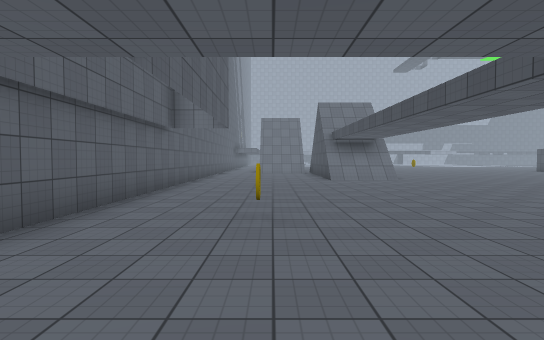
[1] (above)

22 first-person views from a walk through a Unity game level. The camera is 1.5 m above the floor, tilts 2° down and sees 80° across. The floor is counted in squares, 2 m on a side. Each view is taken from the middle of a square. On the plan, view 1 faces up. The plan holds only what a view shows up to about 11 squares ahead; the rest is blank. The place goes on beyond the plan. The player character is not drawn. Some animated figures are left out. Some surface patterns are stand-ins.

[2]
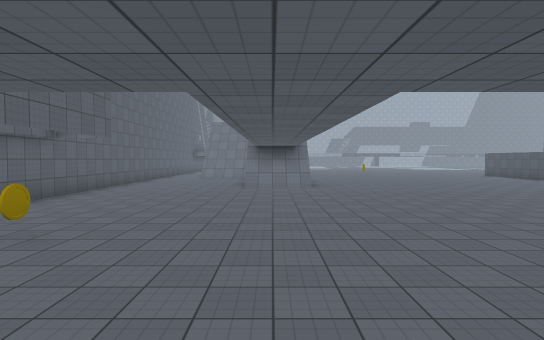

[3]
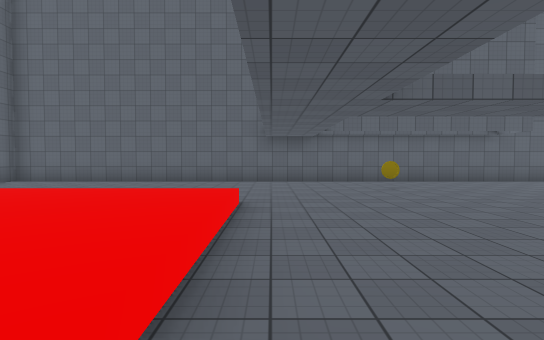

[4]
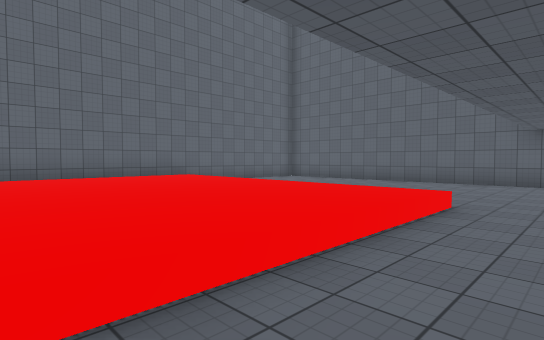

[5]
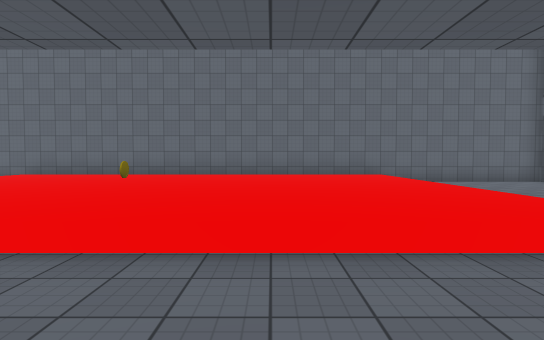

[6]
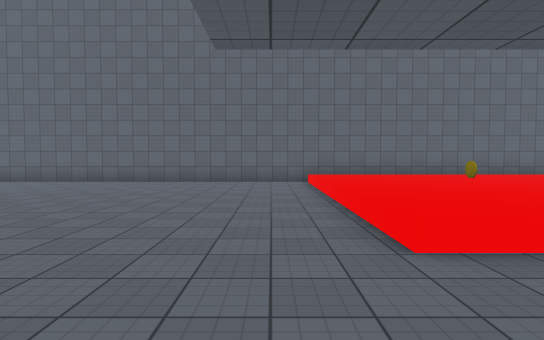

[7]
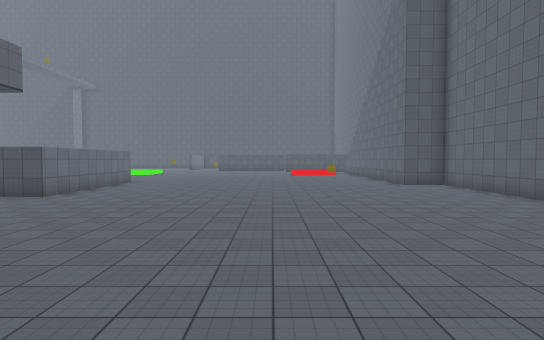

[8]
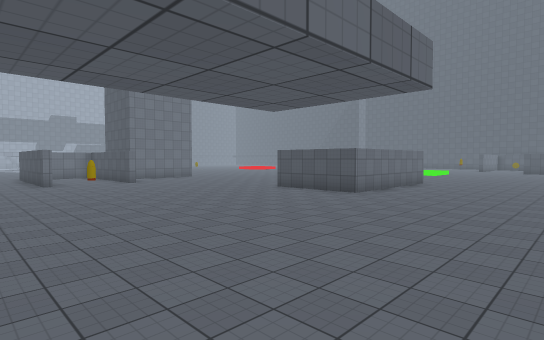

[9]
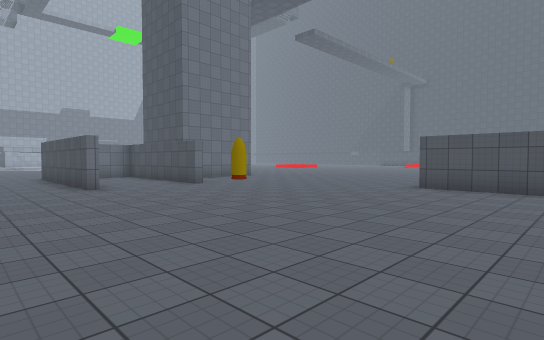

[10]
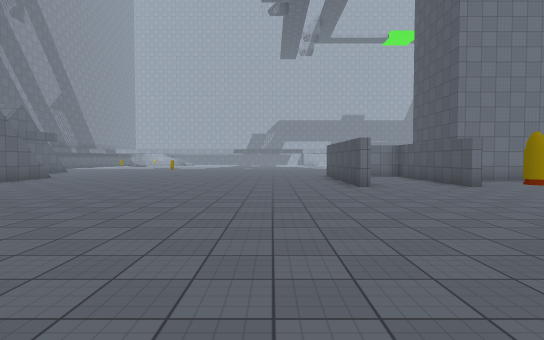

[11]
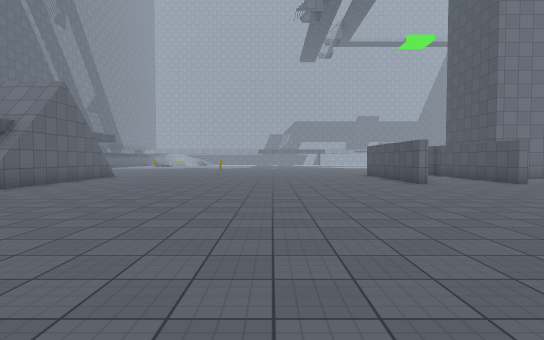

[12]
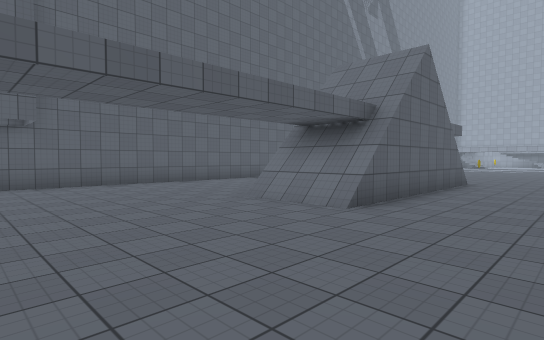

[13]
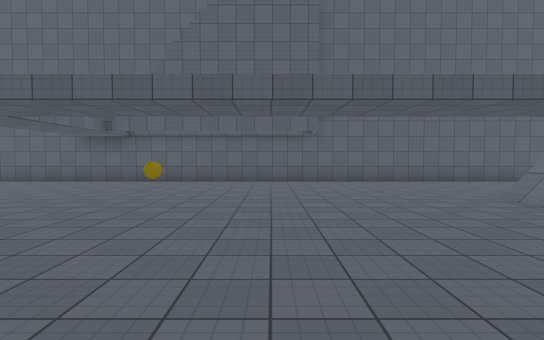

[14]
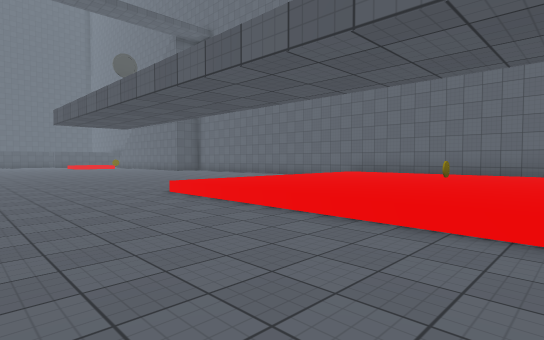

[15]
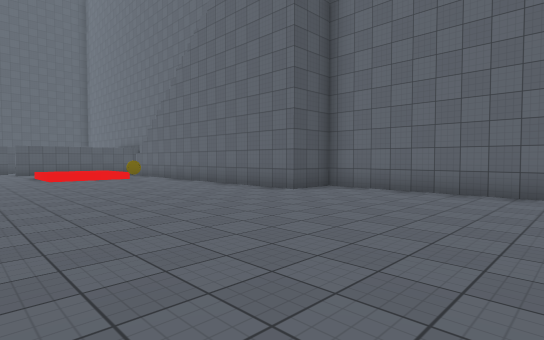

[16]
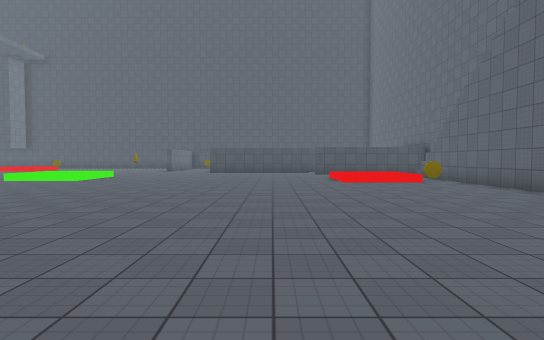

[17]
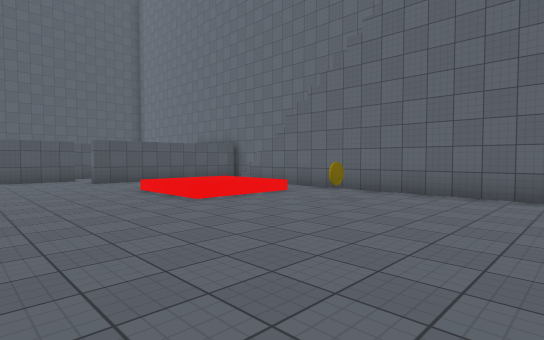

[18]
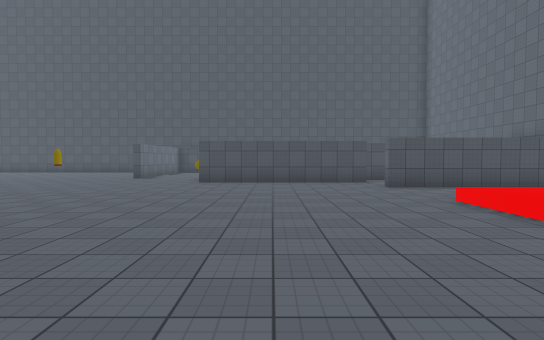

[19]
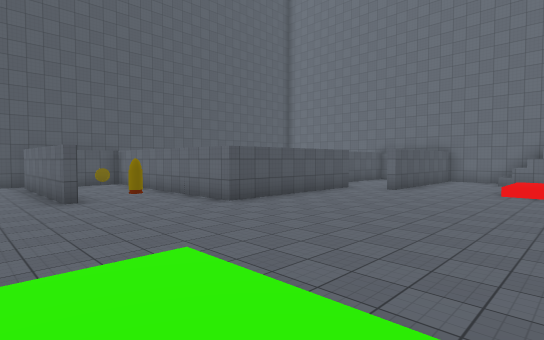

[20]
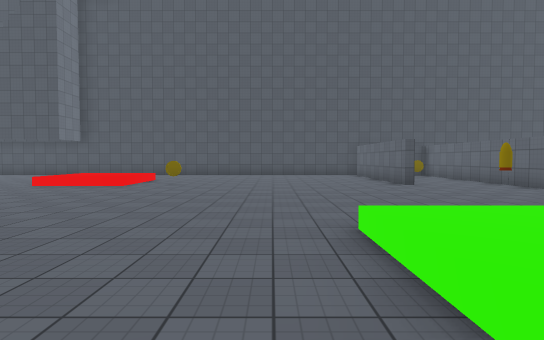

[21]
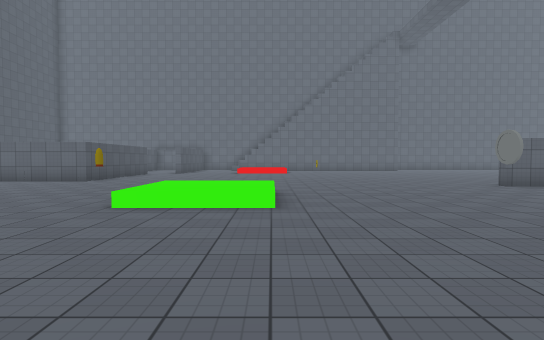

[22]
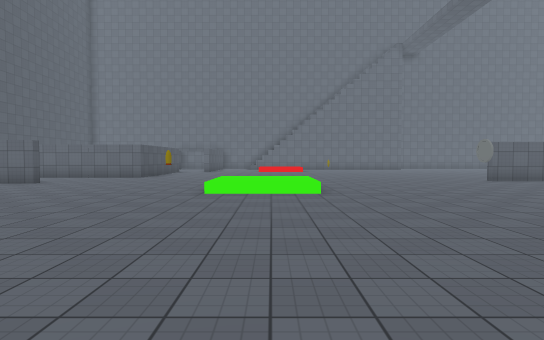

### Floor plan
Key: @ floor where view 1 was taken; # wall or solid block; . main floor; : floor 0.5 m higher than the main floor; / step, stairs or slope; ^ raised ledge; C coin.
Columns run from 3 left of view 1 to 43 right of it. Each row starts with its distance up from view 1.
 16 #      #..........# .# ###           .    ../:
 15 #      #..........#..# ..           ...  .../:
 14 #..    #..........#..#..           .........///
 13 #...   #................          ..........C..
 12 #....###.................        ..............
 11 #.........................       ..............
 10 #..........................     ...............
  9 #..........................    .....///........
  8 #.................#..... #    ....../::........
  7 #.......................#    ......./::........
  6 #....................... #   ...........#....##
  5 #..........  ............#####.................
  4 #..C...........................................
  3 #.........................................#####
  2 #.........................................#
  1 #.........................................#
  0 #..@..:::::::::::/........................#
 -1 #...  :::::::::::/........................#
 -2 #...  :::::::::::/.......................##
 -3 #.... :::::::::::/..................::...#
 -4 #.... :::::::::::/...............C..::...#
 -5 #.... :::::::C:::/..................//.. #
 -6 #.... :::::::::::/..........##########^  #
 -7 #.... :::::::::::/..........#
 -8 #############################

Where each view was taken, in squares from view 1:
view 1: 0 up, 0 right, facing up
view 2: 0 up, 3 right, facing up
view 3: 1 up, 8 right, facing left
view 4: 2 up, 8 right, facing down-left
view 5: 3 up, 6 right, facing down
view 6: 3 up, 15 right, facing down
view 7: 1 down, 13 right, facing right
view 8: 0 up, 13 right, facing up-right
view 9: 5 up, 13 right, facing up-right
view 10: 5 up, 13 right, facing up
view 11: 4 up, 11 right, facing up
view 12: 7 up, 7 right, facing up-left
view 13: 7 up, 8 right, facing left
view 14: 4 up, 7 right, facing down-right
view 15: 0 up, 20 right, facing down-right
view 16: 0 up, 22 right, facing right
view 17: 1 up, 27 right, facing down-right
view 18: 1 up, 29 right, facing right
view 19: 8 up, 33 right, facing down-right
view 20: 10 up, 32 right, facing right
view 21: 14 up, 33 right, facing down
view 22: 16 up, 34 right, facing down
